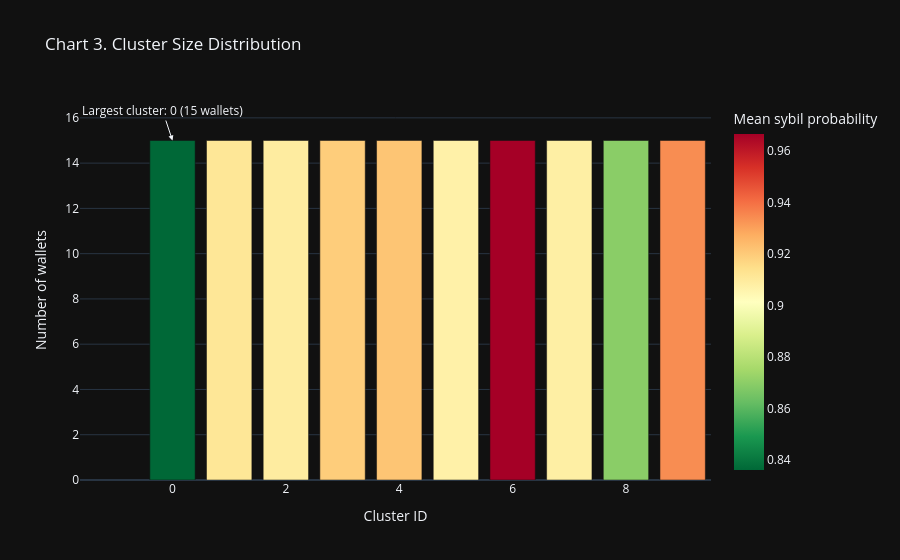

This figure's notebook cell:
### Code cell
cluster_stats = (
    analysis_df[analysis_df['cluster_id'] >= 0]
    .groupby('cluster_id', as_index=False)
    .agg(wallets=('address', 'count'), mean_sybil_probability=('sybil_probability', 'mean'))
    .sort_values('wallets', ascending=False)
)

fig3 = px.bar(
    cluster_stats,
    x='cluster_id',
    y='wallets',
    color='mean_sybil_probability',
    color_continuous_scale='RdYlGn_r',
    title='Chart 3. Cluster Size Distribution',
    labels={
        'cluster_id': 'Cluster ID',
        'wallets': 'Number of wallets',
        'mean_sybil_probability': 'Mean sybil probability',
    },
    template='plotly_dark',
)
largest_cluster = int(cluster_stats.iloc[0]['cluster_id'])
largest_wallets = int(cluster_stats.iloc[0]['wallets'])
fig3.add_annotation(
    text=f'Largest cluster: {largest_cluster} ({largest_wallets} wallets)',
    x=largest_cluster,
    y=largest_wallets,
    showarrow=True,
    arrowhead=2,
)
render_chart(fig3, 'chart_03_cluster_sizes.png')

### Figure 1 — Plotly figure (JSON) as saved in the notebook; plotly's stock layout.template omitted (floating-point values rounded to 4 significant figures)
{"data": [{"hovertemplate": "Cluster ID=%{x}<br>Number of wallets=%{y}<br>Mean sybil probability=%{marker.color}<extra></extra>", "legendgroup": "", "marker": {"color": [0.8361, 0.9115, 0.9092, 0.9193, 0.9216, 0.9073, 0.9667, 0.9081, 0.8696, 0.9341], "coloraxis": "coloraxis", "pattern": {"shape": ""}}, "name": "", "orientation": "v", "showlegend": false, "textposition": "auto", "type": "bar", "x": [0, 1, 2, 3, 4, 5, 6, 7, 8, 9], "xaxis": "x", "y": [15, 15, 15, 15, 15, 15, 15, 15, 15, 15], "yaxis": "y"}], "layout": {"annotations": [{"arrowhead": 2, "showarrow": true, "text": "Largest cluster: 0 (15 wallets)", "x": 0, "y": 15}], "barmode": "relative", "coloraxis": {"colorbar": {"title": {"text": "Mean sybil probability"}}, "colorscale": [[0.0, "rgb(0,104,55)"], [0.1, "rgb(26,152,80)"], [0.2, "rgb(102,189,99)"], [0.3, "rgb(166,217,106)"], [0.4, "rgb(217,239,139)"], [0.5, "rgb(255,255,191)"], [0.6, "rgb(254,224,139)"], [0.7, "rgb(253,174,97)"], [0.8, "rgb(244,109,67)"], [0.9, "rgb(215,48,39)"], [1.0, "rgb(165,0,38)"]]}, "legend": {"tracegroupgap": 0}, "title": {"text": "Chart 3. Cluster Size Distribution"}, "xaxis": {"anchor": "y", "domain": [0.0, 1.0], "title": {"text": "Cluster ID"}}, "yaxis": {"anchor": "x", "domain": [0.0, 1.0], "title": {"text": "Number of wallets"}}}}
